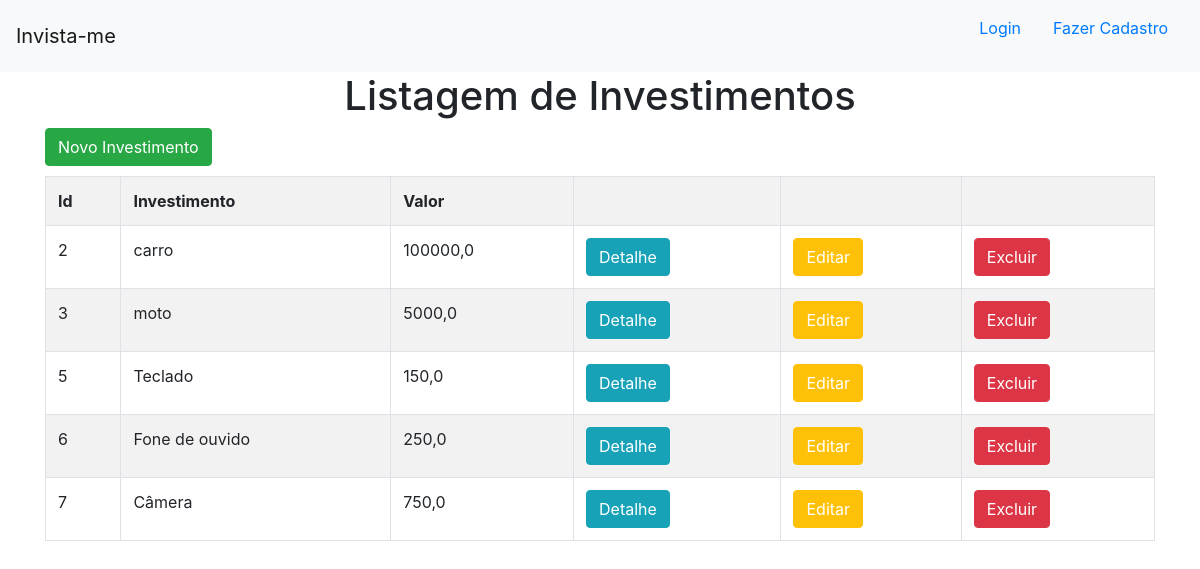
The app's page /, older data.
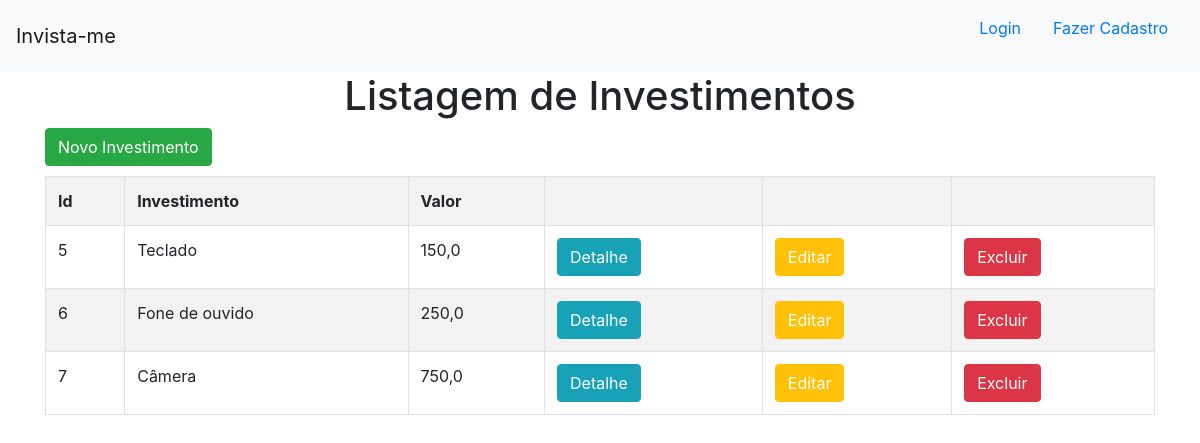
The same page, newer data.
### invista_me/models.py (models this page shows)
class Investimento(models.Model):
  investimento = models.TextField(max_length=255)
  valor = models.FloatField()
  pago = models.BooleanField(default=False)
  data = models.DateField(default=datetime.now)

### invista_me/views.py (the view)
# urls.py: path('', views.investimentos, name='investimentos'),
def investimentos(request):
  dados = {
    'dados': Investimento.objects.all()
  }
  return render(request, 'investimentos/investimentos.html', context=dados)

### invista_me/templates/investimentos/investimentos.html
{% extends 'investimentos/base.html' %} {% block conteudo %}
<h1 style="text-align: center">Listagem de Investimentos</h1>
<div class="container">
  <button class="btn btn-success" style="margin-bottom: 10px">
    <a style="color: white" href="{% url 'novo_investimento' %}"
      >Novo Investimento</a
    >
  </button>
  <table class="table table-striped table-bordered">
    <tr>
      <th>Id</th>
      <th>Investimento</th>
      <th>Valor</th>
      <th></th>
      <th></th>
      <th></th>
    </tr>
    {% for dado in dados %}
    <tr>
      <td>{{dado.id}}</td>
      <td>{{dado.investimento}}</td>
      <td>{{dado.valor}}</td>
      <td>
        <button class="btn btn-info">
          <a style="color: white" href="{% url 'detalhe' dado.id %}">Detalhe</a>
        </button>
      </td>
      <td>
        <button class="btn btn-warning">
          <a style="color: white" href="{% url 'editar' dado.id %}">Editar</a>
        </button>
      </td>
      <td>
        <button class="btn btn-danger">
          <a style="color: white" href="{% url 'excluir' dado.id %}">Excluir</a>
        </button>
      </td>
    </tr>
    {% endfor %}
  </table>
</div>
{% endblock %}

Row changes from the older to the newer data that the page shows:
removed Investimento: id "2", investimento "carro", valor "100000,0"
removed Investimento: id "3", investimento "moto", valor "5000,0"
